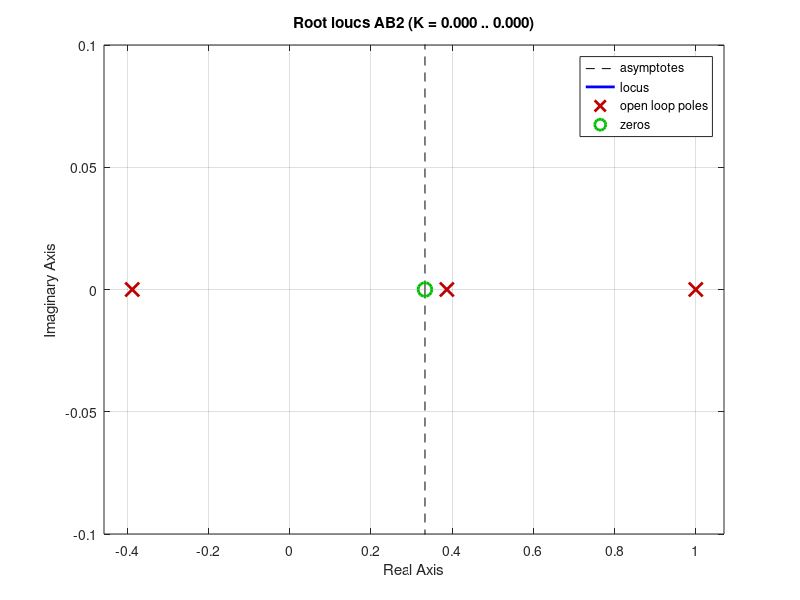

The MATLAB script that drew this image:
% Problem 8 written by Josh Humphrey
T = 0.01
N = 10000

num = [6,-2];
den = [-20, 20, 3, -3];
AB2 = tf(num,den)

rlocus(AB2)